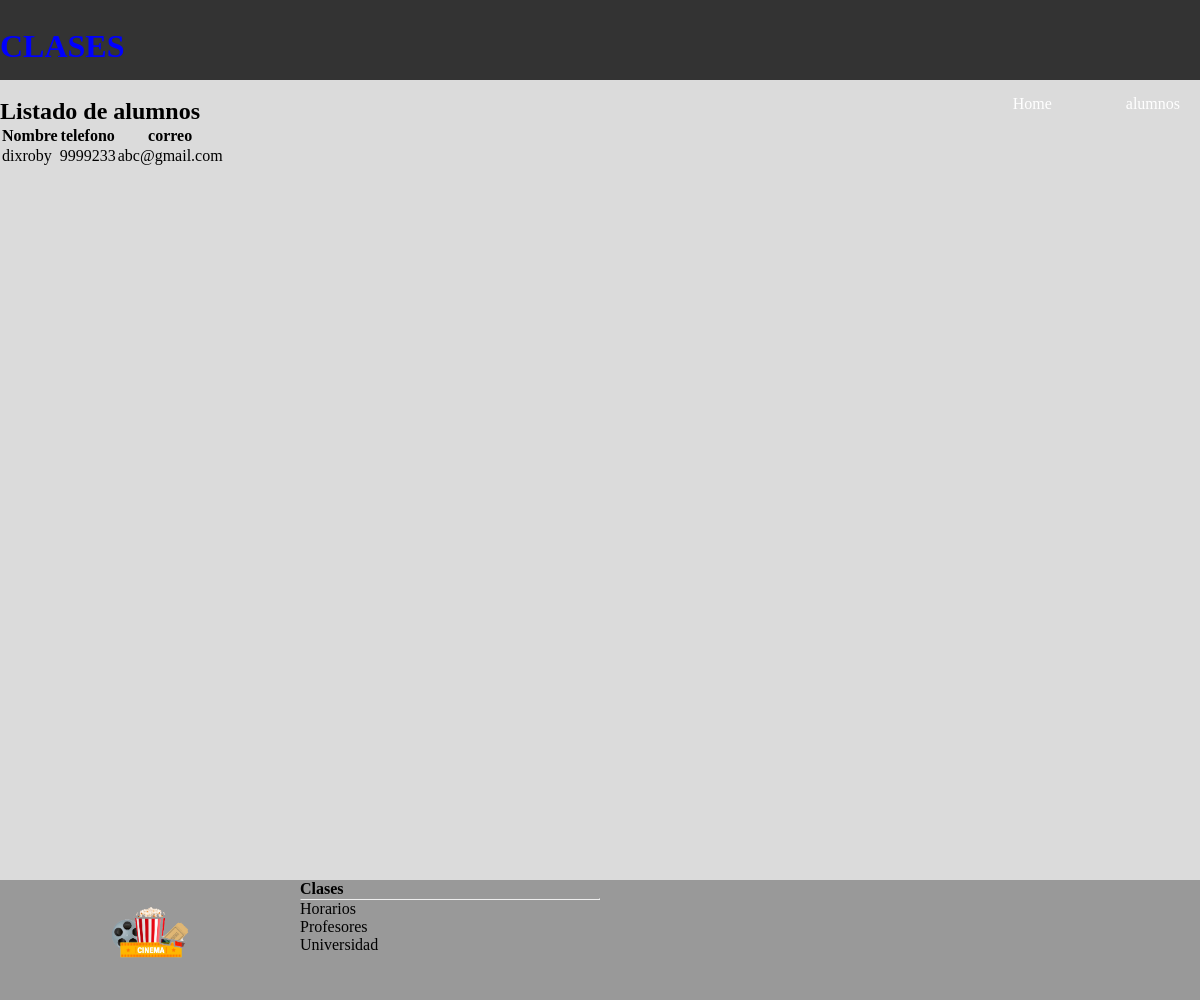
The app's page /alumno/ver/1 with its own data.
### clases/models.py (models this page shows, shortened)
class Alumno(models.Model):
    nombre = models.CharField(max_length=200)
    telefono = models.CharField(max_length=200)
    correo = models.CharField(max_length=200)
    edad = models.IntegerField(null=True)
    activo = models.BooleanField(null=True)
    clases = models.ManyToManyField(Clase, related_name = 'estudiantes')

### clases/views.py (the view)
# urls.py: path('alumno/ver/<id>', ver_matriculados,name="ver_matriculados"),
def ver_matriculados(request, id):
    a = Alumno.objects.filter(clases=id)
    context = {
      'alumnos' : a
    }
    return render(request, 'core/matriculados.html', context)

### clases/templates/core/matriculados.html
{% extends 'core/base.html' %}
{% load static%}
{% block contenido %}
<h2>Listado de alumnos</h2>
<table>
    <tr>
        <th>Nombre</th>
        <th>telefono</th>
        <th>correo</th>
    </tr>
    {% for c in alumnos%}
    <tr>
        <td>{{c.nombre}}</td>
        <td>{{c.telefono}}</td>
        <td>{{c.correo}}</td>
    {%endfor %}
</table>
{% endblock %}

### clases/static/core/css/estilos.css (style rules this page uses)
* { margin:0; padding: 0; }
body { background-color:rgb(219, 219, 219); font-family: fantasy; }

### records on screen
Alumno: nombre "dixroby", telefono "9999233", correo "abc@gmail.com"
